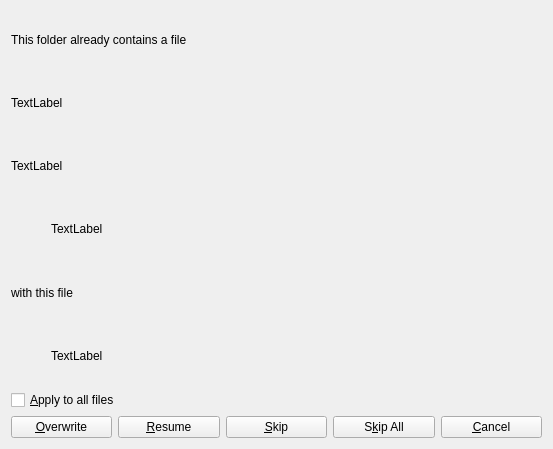
<?xml version="1.0" encoding="UTF-8"?>
<ui version="4.0">
 <class>filecollisiondialog</class>
 <widget class="QWidget" name="filecollisiondialog">
  <property name="geometry">
   <rect>
    <x>0</x>
    <y>0</y>
    <width>553</width>
    <height>449</height>
   </rect>
  </property>
  <property name="windowTitle">
   <string>Dialog</string>
  </property>
  <layout class="QVBoxLayout" name="verticalLayout">
   <item>
    <widget class="QLabel" name="label">
     <property name="text">
      <string>This folder already contains a file</string>
     </property>
    </widget>
   </item>
   <item>
    <widget class="QLabel" name="filenameLabel">
     <property name="text">
      <string notr="true">TextLabel</string>
     </property>
    </widget>
   </item>
   <item>
    <widget class="QLabel" name="actionLabel">
     <property name="text">
      <string notr="true">TextLabel</string>
     </property>
    </widget>
   </item>
   <item>
    <layout class="QHBoxLayout" name="horizontalLayout_2">
     <item>
      <spacer name="horizontalSpacer">
       <property name="orientation">
        <enum>Qt::Horizontal</enum>
       </property>
       <property name="sizeType">
        <enum>QSizePolicy::Minimum</enum>
       </property>
       <property name="sizeHint" stdset="0">
        <size>
         <width>40</width>
         <height>20</height>
        </size>
       </property>
      </spacer>
     </item>
     <item>
      <widget class="QLabel" name="existingLabel">
       <property name="text">
        <string notr="true">TextLabel</string>
       </property>
      </widget>
     </item>
    </layout>
   </item>
   <item>
    <widget class="QLabel" name="label_2">
     <property name="text">
      <string>with this file</string>
     </property>
    </widget>
   </item>
   <item>
    <layout class="QHBoxLayout" name="horizontalLayout_3">
     <item>
      <spacer name="horizontalSpacer_2">
       <property name="orientation">
        <enum>Qt::Horizontal</enum>
       </property>
       <property name="sizeType">
        <enum>QSizePolicy::Minimum</enum>
       </property>
       <property name="sizeHint" stdset="0">
        <size>
         <width>40</width>
         <height>20</height>
        </size>
       </property>
      </spacer>
     </item>
     <item>
      <widget class="QLabel" name="newLabel">
       <property name="text">
        <string notr="true">TextLabel</string>
       </property>
      </widget>
     </item>
    </layout>
   </item>
   <item>
    <widget class="QCheckBox" name="multiButton">
     <property name="text">
      <string>&amp;Apply to all files</string>
     </property>
    </widget>
   </item>
   <item>
    <layout class="QHBoxLayout" name="horizontalLayout">
     <item>
      <widget class="QPushButton" name="overwriteButton">
       <property name="text">
        <string>&amp;Overwrite</string>
       </property>
      </widget>
     </item>
     <item>
      <widget class="QPushButton" name="resumeButton">
       <property name="text">
        <string>&amp;Resume</string>
       </property>
      </widget>
     </item>
     <item>
      <widget class="QPushButton" name="skipButton">
       <property name="text">
        <string>&amp;Skip</string>
       </property>
      </widget>
     </item>
     <item>
      <widget class="QPushButton" name="skipallButton">
       <property name="text">
        <string>S&amp;kip All</string>
       </property>
      </widget>
     </item>
     <item>
      <widget class="QPushButton" name="cancelButton">
       <property name="text">
        <string>&amp;Cancel</string>
       </property>
      </widget>
     </item>
    </layout>
   </item>
  </layout>
 </widget>
 <resources/>
 <connections/>
</ui>
